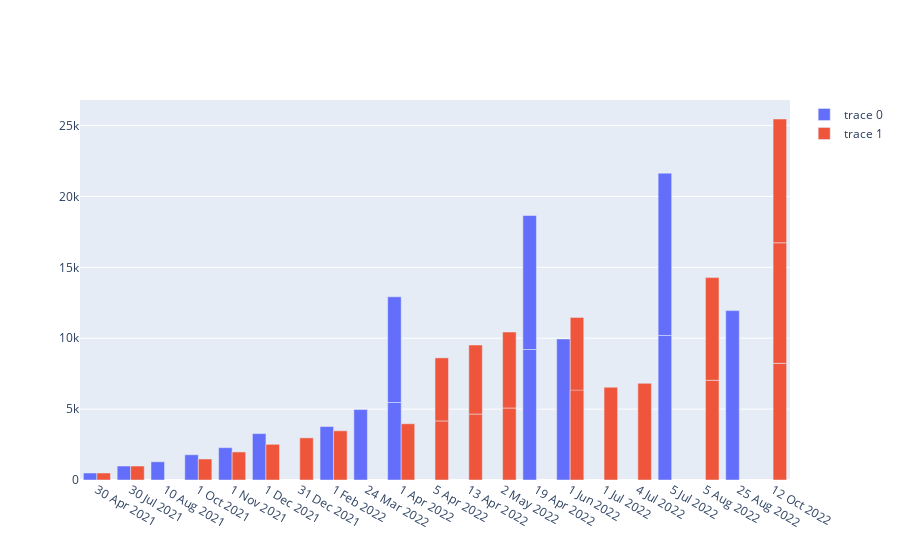

Notebook cell for this chart:
### Code cell
import plotly.graph_objects as go

fig = go.Figure()
fig.add_trace(go.Bar(x=df['Date'], y=df['Deposit€']))
fig.add_trace(go.Bar(x=df['Date'], y=df['Invested€']))
fig.show()

### Figure 1 — Plotly figure (JSON) as saved in the notebook; plotly's stock layout.template omitted (floating-point values rounded to 4 significant figures)
{"data": [{"type": "bar", "x": ["30 Apr 2021", "30 Apr 2021", "30 Jul 2021", "30 Jul 2021", "10 Aug 2021", "1 Oct 2021", "1 Oct 2021", "1 Nov 2021", "1 Nov 2021", "1 Dec 2021", "1 Dec 2021", "31 Dec 2021", "1 Feb 2022", "1 Feb 2022", "24 Mar 2022", "1 Apr 2022", "1 Apr 2022", "1 Apr 2022", "5 Apr 2022", "5 Apr 2022", "13 Apr 2022", "13 Apr 2022", "2 May 2022", "2 May 2022", "19 Apr 2022", "19 Apr 2022", "1 Jun 2022", "1 Jun 2022", "1 Jun 2022", "1 Jun 2022", "1 Jul 2022", "4 Jul 2022", "5 Jul 2022", "5 Jul 2022", "5 Aug 2022", "5 Aug 2022", "25 Aug 2022", "12 Oct 2022", "12 Oct 2022", "12 Oct 2022"], "y": [493.1, null, 985.0, null, 1285.0, 1782.0, null, 2279.0, null, 3272.0, null, null, 3771.0, null, 4971.0, 5466.0, 7453.0, null, null, null, null, null, null, null, 9203.0, 9453.0, null, null, 9947.0, null, null, null, 10200.0, 11450.0, null, null, 11950.0, null, null, null]}, {"type": "bar", "x": ["30 Apr 2021", "30 Apr 2021", "30 Jul 2021", "30 Jul 2021", "10 Aug 2021", "1 Oct 2021", "1 Oct 2021", "1 Nov 2021", "1 Nov 2021", "1 Dec 2021", "1 Dec 2021", "31 Dec 2021", "1 Feb 2022", "1 Feb 2022", "24 Mar 2022", "1 Apr 2022", "1 Apr 2022", "1 Apr 2022", "5 Apr 2022", "5 Apr 2022", "13 Apr 2022", "13 Apr 2022", "2 May 2022", "2 May 2022", "19 Apr 2022", "19 Apr 2022", "1 Jun 2022", "1 Jun 2022", "1 Jun 2022", "1 Jun 2022", "1 Jul 2022", "4 Jul 2022", "5 Jul 2022", "5 Jul 2022", "5 Aug 2022", "5 Aug 2022", "25 Aug 2022", "12 Oct 2022", "12 Oct 2022", "12 Oct 2022"], "y": [null, 493.1, null, 985.0, null, null, 1482.0, null, 1979.0, null, 2518.0, 2972.0, null, 3471.0, null, null, null, 3966.0, 4166.0, 4447.0, 4651.0, 4870.0, 5079.0, 5360.0, null, null, 5633.0, 5838.0, null, 6331.0, 6541.0, 6818.0, null, null, 7033.0, 7242.0, null, 8229.0, 8503.0, 8730.0]}], "layout": {}}
